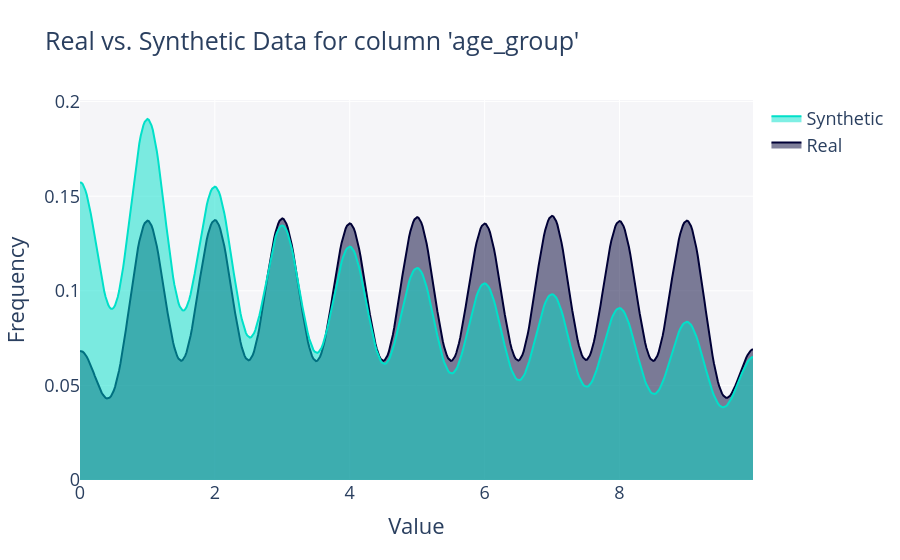

The notebook cell this image was saved under:
### Code cell
# Comparar a distribuição dos grupos de idade
fig = get_column_plot(
    real_data=dataset,
    synthetic_data=synthetic_dataset,
    column_name="age_group",
    metadata=age_group_plot_metadata,
    plot_type="distplot"
)

fig.show(renderer="plotly_mimetype")

### Figure 1 — Plotly figure (JSON) as saved in the notebook; plotly's stock layout.template omitted (floating-point values rounded to 4 significant figures; data arrays with more than 128 entries replaced by an {"elided": "..."} marker saying what was removed)
{"data": [{"fill": "tozeroy", "hovertemplate": "<b>Real</b><br>Frequency: %{y}<extra></extra>", "legendgroup": "Real", "marker": {"color": "#000036"}, "mode": "lines", "name": "Real", "showlegend": true, "type": "scatter", "x": {"elided": "500 float values"}, "xaxis": "x", "y": {"elided": "500 float values"}, "yaxis": "y"}, {"fill": "tozeroy", "hovertemplate": "<b>Synthetic</b><br>Frequency: %{y}<extra></extra>", "legendgroup": "Synthetic", "marker": {"color": "#01E0C9"}, "mode": "lines", "name": "Synthetic", "showlegend": true, "type": "scatter", "x": {"elided": "500 float values"}, "xaxis": "x", "y": {"elided": "500 float values"}, "yaxis": "y"}], "layout": {"barmode": "overlay", "font": {"size": 18}, "hovermode": "closest", "legend": {"traceorder": "reversed"}, "plot_bgcolor": "#F5F5F8", "title": {"text": "Real vs. Synthetic Data for column 'age_group'"}, "xaxis": {"anchor": "y2", "domain": [0, 1], "title": {"text": "Value"}, "zeroline": false}, "yaxis": {"anchor": "free", "domain": [0, 1], "position": 0, "title": {"text": "Frequency"}}}}
